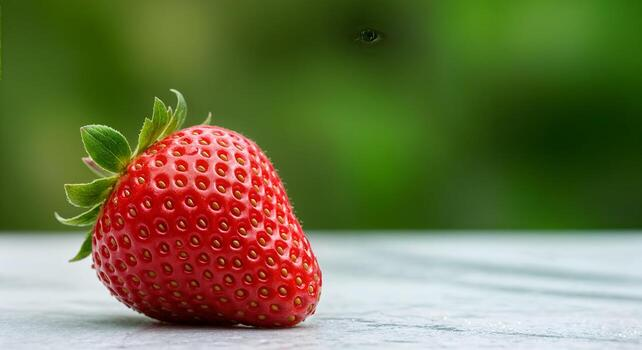
#> input picture strawberryPIC.jpg, 642 x 350 px
$ python crop.py
#> lines starting #> are read from the running program, lines starting #| are printed output that depends on the picture
import cv2

image = cv2.imread("strawberryPIC.jpg",-1)
#> image is the input picture: shape (350, 642, 3); mean B, G, R 73.5, 116.1, 112.3
if image is not None:
    print("image loaded")
    crop = image[0:250,0:500]
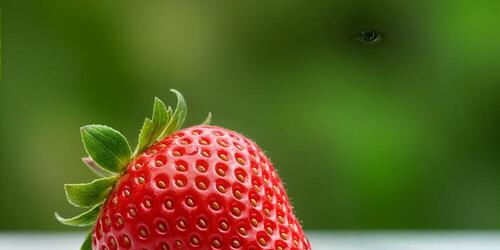
#> crop: shape (250, 500, 3); mean B, G, R 35.9, 96.2, 91.4
    cv2.imshow("cropped image",crop)
    cv2.waitKey(0)
else:
    print("image not loaded")
